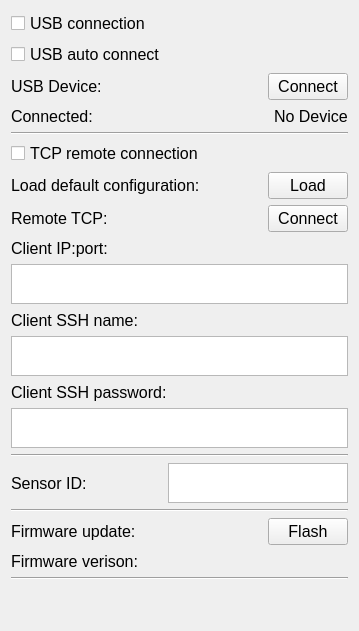
        <widget class="QWidget" name="tab_6">
         <attribute name="title">
          <string>Connection</string>
         </attribute>
         <layout class="QGridLayout" name="gridLayout_31">
          <item row="18" column="0">
           <layout class="QHBoxLayout" name="horizontalLayout_21">
            <item>
             <widget class="QLabel" name="label_69">
              <property name="sizePolicy">
               <sizepolicy hsizetype="Fixed" vsizetype="Fixed">
                <horstretch>0</horstretch>
                <verstretch>0</verstretch>
               </sizepolicy>
              </property>
              <property name="maximumSize">
               <size>
                <width>250</width>
                <height>30</height>
               </size>
              </property>
              <property name="font">
               <font>
                <pointsize>12</pointsize>
               </font>
              </property>
              <property name="text">
               <string>Firmware update:</string>
              </property>
             </widget>
            </item>
            <item>
             <spacer name="horizontalSpacer_36">
              <property name="orientation">
               <enum>Qt::Horizontal</enum>
              </property>
              <property name="sizeHint" stdset="0">
               <size>
                <width>40</width>
                <height>20</height>
               </size>
              </property>
             </spacer>
            </item>
            <item>
             <widget class="QPushButton" name="activate_boot_mode_button">
              <property name="sizePolicy">
               <sizepolicy hsizetype="Fixed" vsizetype="Fixed">
                <horstretch>0</horstretch>
                <verstretch>0</verstretch>
               </sizepolicy>
              </property>
              <property name="maximumSize">
               <size>
                <width>90</width>
                <height>30</height>
               </size>
              </property>
              <property name="font">
               <font>
                <pointsize>12</pointsize>
               </font>
              </property>
              <property name="text">
               <string>Flash</string>
              </property>
             </widget>
            </item>
           </layout>
          </item>
          <item row="19" column="0">
           <layout class="QHBoxLayout" name="horizontalLayout_22">
            <item>
             <widget class="QLabel" name="label_10">
              <property name="font">
               <font>
                <pointsize>12</pointsize>
               </font>
              </property>
              <property name="text">
               <string>Firmware verison:</string>
              </property>
             </widget>
            </item>
            <item>
             <spacer name="horizontalSpacer_30">
              <property name="orientation">
               <enum>Qt::Horizontal</enum>
              </property>
              <property name="sizeHint" stdset="0">
               <size>
                <width>40</width>
                <height>20</height>
               </size>
              </property>
             </spacer>
            </item>
            <item>
             <widget class="QLabel" name="firmware_version_label">
              <property name="text">
               <string/>
              </property>
             </widget>
            </item>
           </layout>
          </item>
          <item row="0" column="0">
           <widget class="QCheckBox" name="usb_connection_checkBox">
            <property name="font">
             <font>
              <pointsize>12</pointsize>
             </font>
            </property>
            <property name="text">
             <string>USB connection</string>
            </property>
           </widget>
          </item>
          <item row="3" column="0">
           <layout class="QHBoxLayout" name="horizontalLayout_3">
            <item>
             <widget class="QLabel" name="label_63">
              <property name="sizePolicy">
               <sizepolicy hsizetype="Fixed" vsizetype="Fixed">
                <horstretch>0</horstretch>
                <verstretch>0</verstretch>
               </sizepolicy>
              </property>
              <property name="maximumSize">
               <size>
                <width>250</width>
                <height>30</height>
               </size>
              </property>
              <property name="font">
               <font>
                <pointsize>12</pointsize>
               </font>
              </property>
              <property name="text">
               <string>Connected:</string>
              </property>
             </widget>
            </item>
            <item>
             <spacer name="horizontalSpacer_7">
              <property name="orientation">
               <enum>Qt::Horizontal</enum>
              </property>
              <property name="sizeHint" stdset="0">
               <size>
                <width>40</width>
                <height>20</height>
               </size>
              </property>
             </spacer>
            </item>
            <item>
             <widget class="QLabel" name="usb_device_connected_label">
              <property name="sizePolicy">
               <sizepolicy hsizetype="Fixed" vsizetype="Fixed">
                <horstretch>0</horstretch>
                <verstretch>0</verstretch>
               </sizepolicy>
              </property>
              <property name="maximumSize">
               <size>
                <width>250</width>
                <height>30</height>
               </size>
              </property>
              <property name="font">
               <font>
                <pointsize>12</pointsize>
               </font>
              </property>
              <property name="text">
               <string>No Device</string>
              </property>
             </widget>
            </item>
           </layout>
          </item>
          <item row="10" column="0">
           <layout class="QGridLayout" name="gridLayout_30">
            <item row="1" column="0">
             <layout class="QHBoxLayout" name="horizontalLayout_10">
              <item>
               <widget class="QLabel" name="label_52">
                <property name="sizePolicy">
                 <sizepolicy hsizetype="Fixed" vsizetype="Fixed">
                  <horstretch>0</horstretch>
                  <verstretch>0</verstretch>
                 </sizepolicy>
                </property>
                <property name="maximumSize">
                 <size>
                  <width>250</width>
                  <height>30</height>
                 </size>
                </property>
                <property name="font">
                 <font>
                  <pointsize>12</pointsize>
                 </font>
                </property>
                <property name="text">
                 <string>Client IP:port:</string>
                </property>
               </widget>
              </item>
              <item>
               <spacer name="horizontalSpacer_4">
                <property name="orientation">
                 <enum>Qt::Horizontal</enum>
                </property>
                <property name="sizeHint" stdset="0">
                 <size>
                  <width>40</width>
                  <height>20</height>
                 </size>
                </property>
               </spacer>
              </item>
             </layout>
            </item>
            <item row="3" column="0">
             <widget class="QPlainTextEdit" name="client_ip_port_plainTextEdit">
              <property name="sizePolicy">
               <sizepolicy hsizetype="MinimumExpanding" vsizetype="MinimumExpanding">
                <horstretch>0</horstretch>
                <verstretch>0</verstretch>
               </sizepolicy>
              </property>
              <property name="minimumSize">
               <size>
                <width>337</width>
                <height>30</height>
               </size>
              </property>
              <property name="maximumSize">
               <size>
                <width>395</width>
                <height>40</height>
               </size>
              </property>
              <property name="font">
               <font>
                <pointsize>12</pointsize>
               </font>
              </property>
             </widget>
            </item>
            <item row="5" column="0">
             <layout class="QHBoxLayout" name="horizontalLayout_13">
              <item>
               <widget class="QLabel" name="label_50">
                <property name="sizePolicy">
                 <sizepolicy hsizetype="Fixed" vsizetype="Fixed">
                  <horstretch>0</horstretch>
                  <verstretch>0</verstretch>
                 </sizepolicy>
                </property>
                <property name="maximumSize">
                 <size>
                  <width>250</width>
                  <height>30</height>
                 </size>
                </property>
                <property name="font">
                 <font>
                  <pointsize>12</pointsize>
                 </font>
                </property>
                <property name="text">
                 <string>Client SSH name:</string>
                </property>
               </widget>
              </item>
              <item>
               <spacer name="horizontalSpacer_5">
                <property name="orientation">
                 <enum>Qt::Horizontal</enum>
                </property>
                <property name="sizeHint" stdset="0">
                 <size>
                  <width>40</width>
                  <height>20</height>
                 </size>
                </property>
               </spacer>
              </item>
             </layout>
            </item>
            <item row="6" column="0">
             <widget class="QPlainTextEdit" name="client_ssh_name_plainTextEdit">
              <property name="sizePolicy">
               <sizepolicy hsizetype="MinimumExpanding" vsizetype="MinimumExpanding">
                <horstretch>0</horstretch>
                <verstretch>0</verstretch>
               </sizepolicy>
              </property>
              <property name="minimumSize">
               <size>
                <width>337</width>
                <height>40</height>
               </size>
              </property>
              <property name="maximumSize">
               <size>
                <width>395</width>
                <height>40</height>
               </size>
              </property>
              <property name="font">
               <font>
                <pointsize>14</pointsize>
               </font>
              </property>
             </widget>
            </item>
           </layout>
          </item>
          <item row="2" column="0">
           <layout class="QHBoxLayout" name="horizontalLayout">
            <item>
             <widget class="QLabel" name="label_62">
              <property name="sizePolicy">
               <sizepolicy hsizetype="Fixed" vsizetype="Fixed">
                <horstretch>0</horstretch>
                <verstretch>0</verstretch>
               </sizepolicy>
              </property>
              <property name="maximumSize">
               <size>
                <width>250</width>
                <height>30</height>
               </size>
              </property>
              <property name="font">
               <font>
                <pointsize>12</pointsize>
               </font>
              </property>
              <property name="text">
               <string>USB Device:</string>
              </property>
             </widget>
            </item>
            <item>
             <spacer name="horizontalSpacer_39">
              <property name="orientation">
               <enum>Qt::Horizontal</enum>
              </property>
              <property name="sizeHint" stdset="0">
               <size>
                <width>40</width>
                <height>20</height>
               </size>
              </property>
             </spacer>
            </item>
            <item>
             <widget class="QPushButton" name="usb_device_connect_button">
              <property name="sizePolicy">
               <sizepolicy hsizetype="Fixed" vsizetype="Fixed">
                <horstretch>0</horstretch>
                <verstretch>0</verstretch>
               </sizepolicy>
              </property>
              <property name="maximumSize">
               <size>
                <width>90</width>
                <height>30</height>
               </size>
              </property>
              <property name="font">
               <font>
                <pointsize>12</pointsize>
               </font>
              </property>
              <property name="text">
               <string>Connect</string>
              </property>
             </widget>
            </item>
           </layout>
          </item>
          <item row="9" column="0">
           <layout class="QHBoxLayout" name="horizontalLayout_15">
            <item>
             <widget class="QLabel" name="label_55">
              <property name="sizePolicy">
               <sizepolicy hsizetype="Fixed" vsizetype="Fixed">
                <horstretch>0</horstretch>
                <verstretch>0</verstretch>
               </sizepolicy>
              </property>
              <property name="maximumSize">
               <size>
                <width>250</width>
                <height>30</height>
               </size>
              </property>
              <property name="font">
               <font>
                <pointsize>12</pointsize>
               </font>
              </property>
              <property name="text">
               <string>Remote TCP:</string>
              </property>
             </widget>
            </item>
            <item>
             <spacer name="horizontalSpacer_37">
              <property name="orientation">
               <enum>Qt::Horizontal</enum>
              </property>
              <property name="sizeHint" stdset="0">
               <size>
                <width>40</width>
                <height>20</height>
               </size>
              </property>
             </spacer>
            </item>
            <item>
             <widget class="QPushButton" name="remote_tcp_connect_button">
              <property name="sizePolicy">
               <sizepolicy hsizetype="Fixed" vsizetype="Fixed">
                <horstretch>0</horstretch>
                <verstretch>0</verstretch>
               </sizepolicy>
              </property>
              <property name="maximumSize">
               <size>
                <width>90</width>
                <height>30</height>
               </size>
              </property>
              <property name="font">
               <font>
                <pointsize>12</pointsize>
               </font>
              </property>
              <property name="text">
               <string>Connect</string>
              </property>
             </widget>
            </item>
           </layout>
          </item>
          <item row="11" column="0">
           <layout class="QHBoxLayout" name="horizontalLayout_11">
            <item>
             <widget class="QLabel" name="label_54">
              <property name="sizePolicy">
               <sizepolicy hsizetype="Fixed" vsizetype="Fixed">
                <horstretch>0</horstretch>
                <verstretch>0</verstretch>
               </sizepolicy>
              </property>
              <property name="maximumSize">
               <size>
                <width>250</width>
                <height>30</height>
               </size>
              </property>
              <property name="font">
               <font>
                <pointsize>12</pointsize>
               </font>
              </property>
              <property name="text">
               <string>Client SSH password:</string>
              </property>
             </widget>
            </item>
            <item>
             <widget class="QLabel" name="label_51">
              <property name="sizePolicy">
               <sizepolicy hsizetype="Fixed" vsizetype="Fixed">
                <horstretch>0</horstretch>
                <verstretch>0</verstretch>
               </sizepolicy>
              </property>
              <property name="maximumSize">
               <size>
                <width>250</width>
                <height>30</height>
               </size>
              </property>
              <property name="font">
               <font>
                <pointsize>12</pointsize>
               </font>
              </property>
              <property name="text">
               <string/>
              </property>
             </widget>
            </item>
            <item>
             <spacer name="horizontalSpacer_6">
              <property name="orientation">
               <enum>Qt::Horizontal</enum>
              </property>
              <property name="sizeHint" stdset="0">
               <size>
                <width>40</width>
                <height>20</height>
               </size>
              </property>
             </spacer>
            </item>
           </layout>
          </item>
          <item row="1" column="0">
           <widget class="QCheckBox" name="usb_auto_connect_checkBox">
            <property name="font">
             <font>
              <pointsize>12</pointsize>
             </font>
            </property>
            <property name="text">
             <string>USB auto connect</string>
            </property>
           </widget>
          </item>
          <item row="5" column="0">
           <widget class="QCheckBox" name="tcp_remote_control_checkBox">
            <property name="font">
             <font>
              <pointsize>12</pointsize>
             </font>
            </property>
            <property name="text">
             <string>TCP remote connection</string>
            </property>
           </widget>
          </item>
          <item row="6" column="0">
           <layout class="QHBoxLayout" name="horizontalLayout_14">
            <item>
             <widget class="QLabel" name="label_53">
              <property name="sizePolicy">
               <sizepolicy hsizetype="Fixed" vsizetype="Fixed">
                <horstretch>0</horstretch>
                <verstretch>0</verstretch>
               </sizepolicy>
              </property>
              <property name="maximumSize">
               <size>
                <width>250</width>
                <height>30</height>
               </size>
              </property>
              <property name="font">
               <font>
                <pointsize>12</pointsize>
               </font>
              </property>
              <property name="text">
               <string>Load default configuration:</string>
              </property>
             </widget>
            </item>
            <item>
             <spacer name="horizontalSpacer_38">
              <property name="orientation">
               <enum>Qt::Horizontal</enum>
              </property>
              <property name="sizeHint" stdset="0">
               <size>
                <width>40</width>
                <height>20</height>
               </size>
              </property>
             </spacer>
            </item>
            <item>
             <widget class="QPushButton" name="load_default_tcp_settings_button">
              <property name="sizePolicy">
               <sizepolicy hsizetype="Fixed" vsizetype="Fixed">
                <horstretch>0</horstretch>
                <verstretch>0</verstretch>
               </sizepolicy>
              </property>
              <property name="maximumSize">
               <size>
                <width>90</width>
                <height>30</height>
               </size>
              </property>
              <property name="font">
               <font>
                <pointsize>12</pointsize>
               </font>
              </property>
              <property name="text">
               <string>Load</string>
              </property>
             </widget>
            </item>
           </layout>
          </item>
          <item row="12" column="0">
           <widget class="QPlainTextEdit" name="client_ssh_pwd_plainTextEdit">
            <property name="sizePolicy">
             <sizepolicy hsizetype="MinimumExpanding" vsizetype="MinimumExpanding">
              <horstretch>0</horstretch>
              <verstretch>0</verstretch>
             </sizepolicy>
            </property>
            <property name="minimumSize">
             <size>
              <width>337</width>
              <height>40</height>
             </size>
            </property>
            <property name="maximumSize">
             <size>
              <width>395</width>
              <height>40</height>
             </size>
            </property>
            <property name="font">
             <font>
              <pointsize>12</pointsize>
             </font>
            </property>
           </widget>
          </item>
          <item row="20" column="0">
           <widget class="Line" name="line_6">
            <property name="orientation">
             <enum>Qt::Horizontal</enum>
            </property>
           </widget>
          </item>
          <item row="14" column="0">
           <layout class="QHBoxLayout" name="horizontalLayout_16">
            <item>
             <widget class="QLabel" name="label_56">
              <property name="sizePolicy">
               <sizepolicy hsizetype="Fixed" vsizetype="Fixed">
                <horstretch>0</horstretch>
                <verstretch>0</verstretch>
               </sizepolicy>
              </property>
              <property name="maximumSize">
               <size>
                <width>150</width>
                <height>30</height>
               </size>
              </property>
              <property name="font">
               <font>
                <pointsize>12</pointsize>
               </font>
              </property>
              <property name="text">
               <string>Sensor ID:</string>
              </property>
             </widget>
            </item>
            <item>
             <spacer name="horizontalSpacer_12">
              <property name="orientation">
               <enum>Qt::Horizontal</enum>
              </property>
              <property name="sizeHint" stdset="0">
               <size>
                <width>40</width>
                <height>20</height>
               </size>
              </property>
             </spacer>
            </item>
            <item>
             <widget class="QPlainTextEdit" name="sensor_id_plainTextEdit">
              <property name="sizePolicy">
               <sizepolicy hsizetype="Fixed" vsizetype="Fixed">
                <horstretch>0</horstretch>
                <verstretch>0</verstretch>
               </sizepolicy>
              </property>
              <property name="minimumSize">
               <size>
                <width>180</width>
                <height>40</height>
               </size>
              </property>
              <property name="maximumSize">
               <size>
                <width>180</width>
                <height>40</height>
               </size>
              </property>
              <property name="font">
               <font>
                <pointsize>12</pointsize>
               </font>
              </property>
             </widget>
            </item>
           </layout>
          </item>
          <item row="13" column="0">
           <widget class="Line" name="line_12">
            <property name="orientation">
             <enum>Qt::Horizontal</enum>
            </property>
           </widget>
          </item>
          <item row="4" column="0">
           <widget class="Line" name="line_13">
            <property name="orientation">
             <enum>Qt::Horizontal</enum>
            </property>
           </widget>
          </item>
          <item row="17" column="0">
           <widget class="Line" name="line_14">
            <property name="orientation">
             <enum>Qt::Horizontal</enum>
            </property>
           </widget>
          </item>
          <item row="21" column="0">
           <spacer name="verticalSpacer_3">
            <property name="orientation">
             <enum>Qt::Vertical</enum>
            </property>
            <property name="sizeHint" stdset="0">
             <size>
              <width>20</width>
              <height>40</height>
             </size>
            </property>
           </spacer>
          </item>
         </layout>
        </widget>
